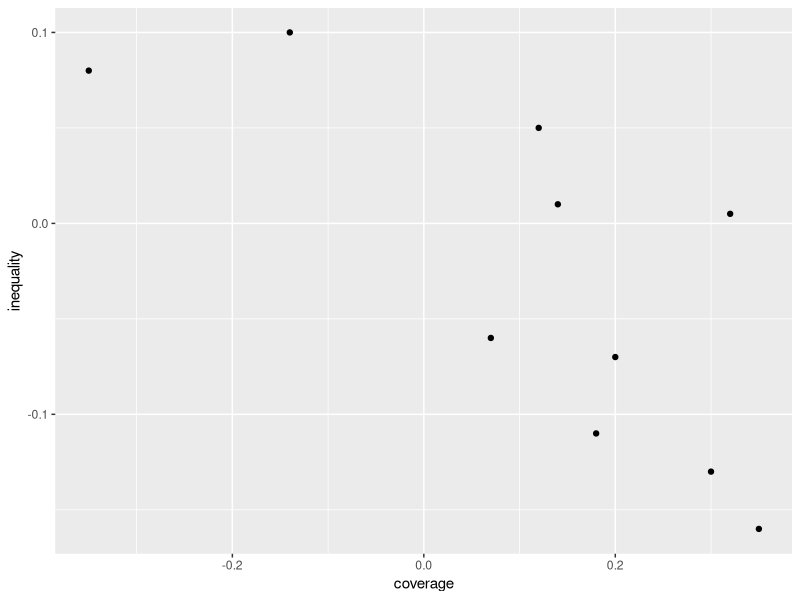
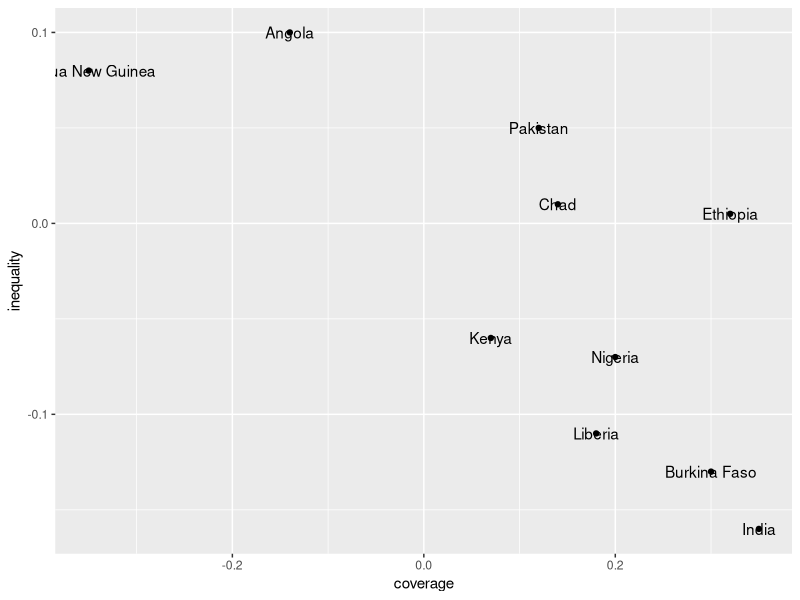
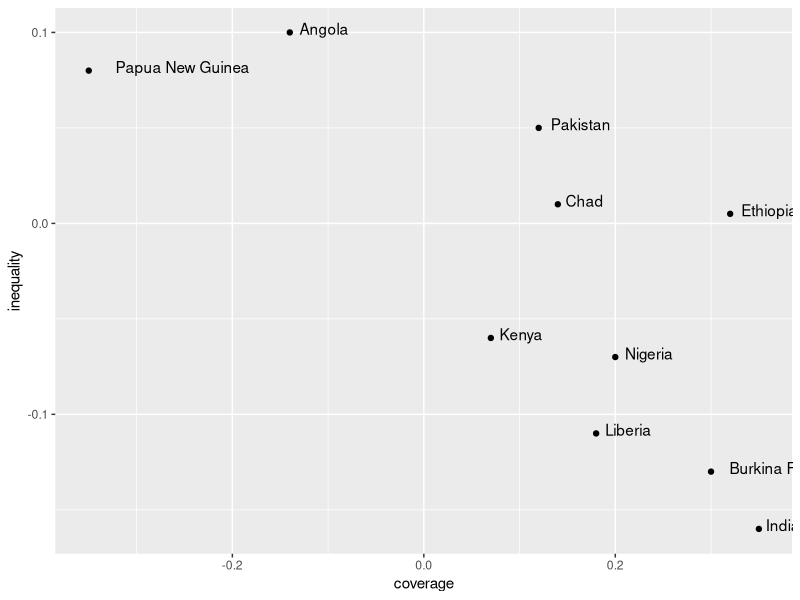
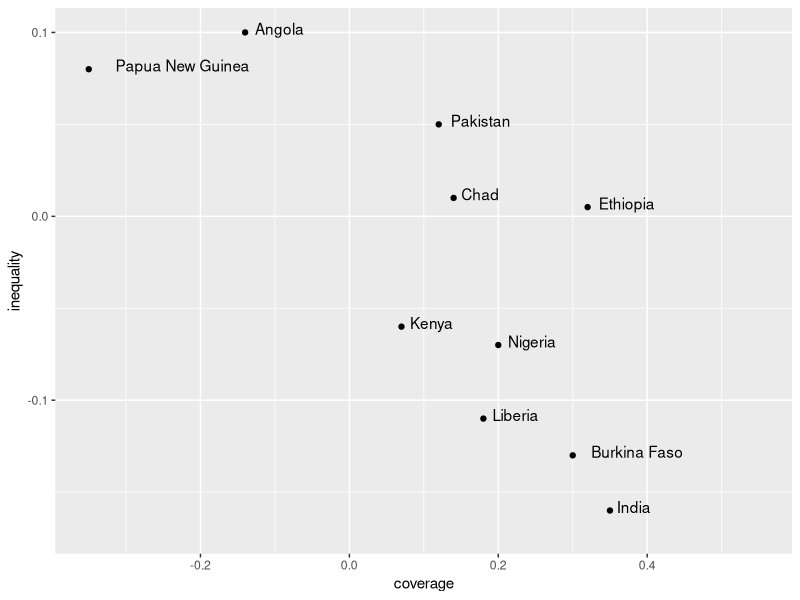
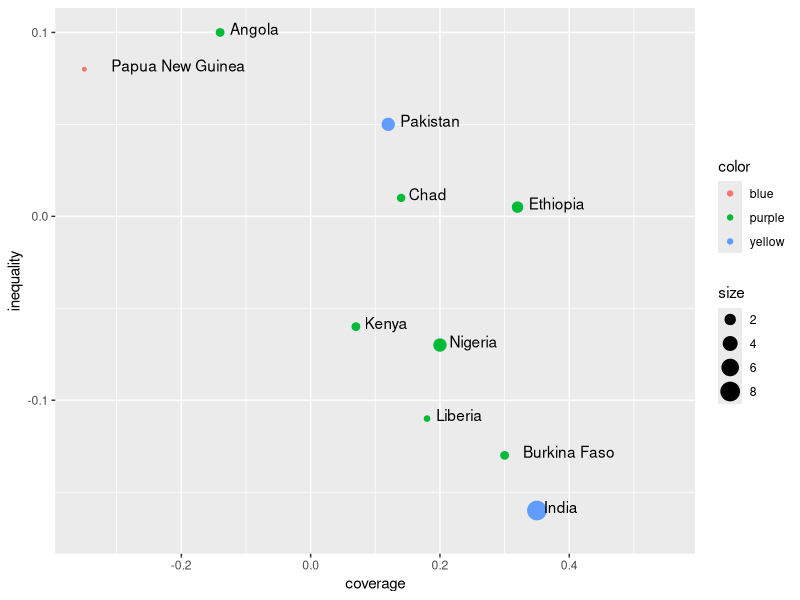
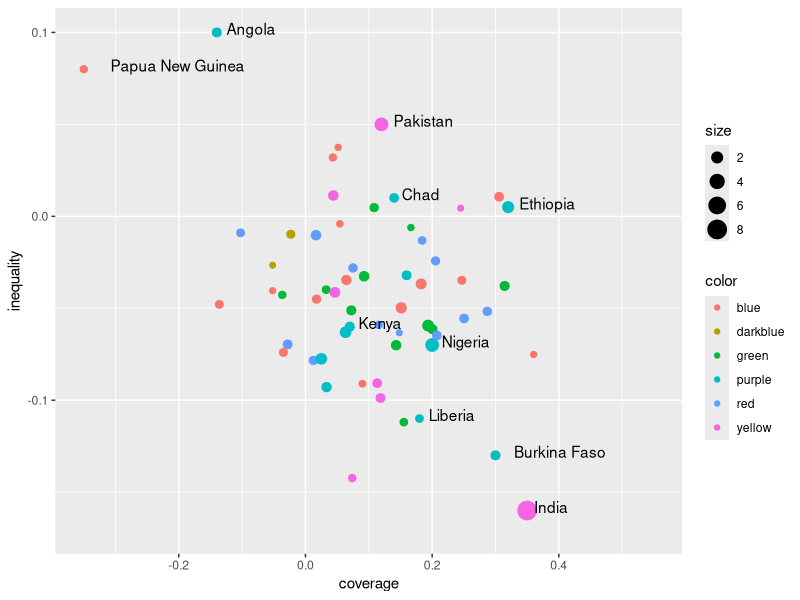
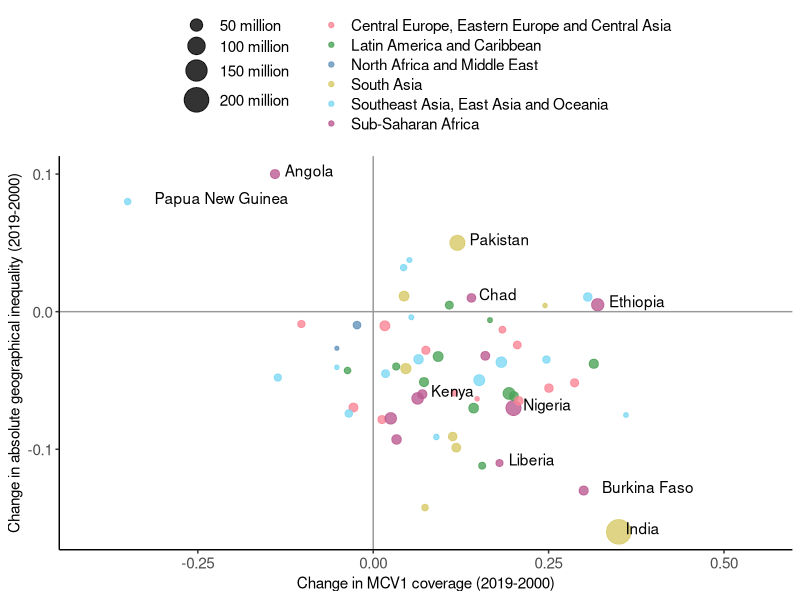
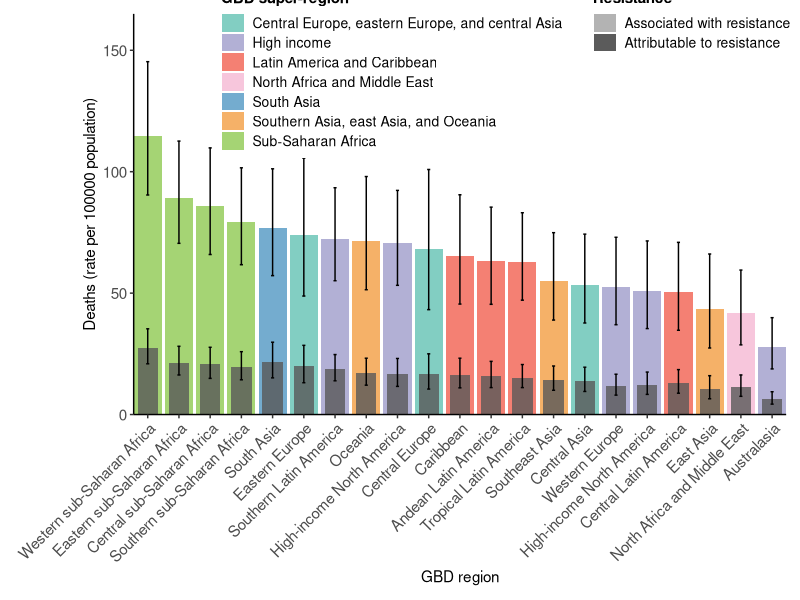

These charts were generated, in order, by the following R code:
## ---- chunk 1
library(dplyr)
library(tidyr)
library(ggplot2)
library(ggsci)
library(cowplot)
## ---- chunk 2
country <- c("Angola", "Papua New Guinea", "Pakistan", "Chad", "Ethiopia", "Kenya", "Nigeria", "Liberia", "Burkina Faso", "India")
coverage <- c(-0.14, -0.35, 0.12, 0.14, 0.32, 0.07, 0.2, 0.18, 0.3, 0.35)
inequality <- c(0.1, 0.08, 0.05, 0.01, 0.005, -0.06, -0.07, -0.11, -0.13, -0.16)
df_plot <- data.frame(country, coverage, inequality)
df_plot
## ---- chunk 3
ggplot(df_plot, aes(x = coverage, y = inequality)) +
  geom_point()
## ---- chunk 4
ggplot(df_plot, aes(x = coverage, y = inequality)) +
  geom_point() +
  geom_text(aes(label = country))
## ---- chunk 5
ggplot(df_plot, aes(x = coverage, y = inequality)) +
  geom_point() +
  geom_text(aes(label = country), hjust = -0.2, vjust = 0.2)
## ---- chunk 6
ggplot(df_plot, aes(x = coverage, y = inequality)) +
  geom_point() +
  geom_text(aes(label = country), hjust = -0.2, vjust = 0.2) +
  xlim(c(-0.35, 0.55)) +
  ylim(c(-0.17, 0.1))
## ---- chunk 7
df_plot$size <- c(1.1, 0.6, 3, 1, 2, 1.1, 3, 0.7, 1.1, 8)
df_plot$color <- c("purple", "blue", "yellow", "purple", "purple", "purple", "purple", "purple", "purple", "yellow")
df_plot
## ---- chunk 8
ggplot(df_plot, aes(x = coverage, y = inequality)) +
  geom_point(aes(size = size, color = color)) +
  geom_text(aes(label = country), hjust = -0.2, vjust = 0.2) +
  xlim(c(-0.35, 0.55)) +
  ylim(c(-0.17, 0.1))
## ---- chunk 9
set.seed(123)
np <- 50
rd <- data.frame(country = rep("", np),
                 coverage = rnorm(n = np, mean = 0.1, sd = 0.12),
                 inequality = rnorm(n = np, mean = -0.05, sd = 0.04),
                 size = rnorm(n = np, mean = 1, sd = 0.4),
                 color = sample(c("red", "green", "darkblue", "yellow", "blue", "purple"), np, replace = T))
head(rd)
## ---- chunk 10
df_plot <- rbind(df_plot, rd)
df_plot$color <- factor(df_plot$color)
ggplot(df_plot, aes(x = coverage, y = inequality)) +
  geom_point(aes(size = size, color = color)) +
  geom_text(aes(label = country), hjust = -0.2, vjust = 0.2) +
  xlim(c(-0.35, 0.55)) +
  ylim(c(-0.17, 0.1))
## ---- chunk 11
#| code-fold: true
#| fig-width: 5.6
#| fig-height: 6.7
#| out-width: "100%"

cols <- c(
  "red" = "#fa8495",
  "green" = "#4ca258",
  "darkblue" = "#6493bb",
  "yellow" = "#d7c968",
  "blue" = "#7dd8f3",
  "purple" = "#bc5c91"
)

ggplot(df_plot, aes(x = coverage, y = inequality)) +
  geom_point(aes(size = size, color = color), alpha = 0.8) +
  geom_text(aes(label = country), hjust = -0.2, vjust = 0.2) +
  geom_vline(xintercept = 0, color = "#999999") +
  geom_hline(yintercept = 0, color = "#999999") +
  scale_x_continuous(breaks = c(-0.25, 0, 0.25, 0.5),
                     limits = c(-0.4, 0.55)) +
  scale_y_continuous(breaks = c(-0.1, 0, 0.1), limits = c(-0.16, 0.1)) +
  scale_size_continuous(
    breaks = c(2, 4, 6, 8),
    labels = c("50 million", "100 million", "150 million", "200 million"),
    range = c(0, 8),
    guide = guide_legend(order = 1)
  ) +
  scale_color_manual(
    values = cols,
    breaks = c("red", "green", "darkblue", "yellow", "blue", "purple"),
    labels = c(
      "Central Europe, Eastern Europe and Central Asia",
      "Latin America and Caribbean",
      "North Africa and Middle East",
      "South Asia",
      "Southeast Asia, East Asia and Oceania",
      "Sub-Saharan Africa"
    ),
    guide = guide_legend(order = 2)
  ) +
  labs(x = "Change in MCV1 coverage (2019-2000)",
       y = "Change in absolute geographical inequality (2019-2000)",
       size = NULL,
       color = NULL) +
  theme_classic() +
  theme(
    legend.position = "top",
    legend.direction = "vertical",
    legend.text = element_text(size = 11),
    legend.key.height = unit(0.5, "cm"),
    axis.text = element_text(size = 11)
  )
## ---- chunk 12
region <- c(1:21)

sup_region <- c(
  "green",
  "green",
  "green",
  "green",
  "blue",
  "turquoise",
  "purple",
  "orange",
  "purple",
  "turquoise",
  "red",
  "red",
  "red",
  "orange",
  "turquoise",
  "purple",
  "purple",
  "red",
  "orange",
  "pink",
  "purple"
)

assoc <- c(114.8, 89.0, 86, 79.4, 76.8, 74.0, 72.3, 71.6, 70.7, 68.0, 65.1, 63.2, 63.0, 54.8, 53.3, 52.5, 51.0, 50.6, 43.3, 42.0, 28.0)

assoc_up <- c(145.3, 112.6, 109.8, 101.6, 101.2, 105.6, 93.4, 98.0, 92.3, 100.9, 90.5, 85.4, 83.1, 74.9, 74.3, 73.0, 71.5, 70.9, 66.1, 59.5, 39.9)

assoc_lo <- c(90.4, 70.5, 65.9, 61.7, 57.2, 48.8, 55.1, 51.4, 53.2, 43.2, 45.5, 45.4, 47.1, 38.9, 37.7, 37.0, 35.4, 34.7, 27.4, 28.7, 18.8)

attr <- c(27.3, 21.4, 20.7, 19.4, 21.5, 19.9, 18.6, 17.0, 16.5, 16.6, 16.2, 15.9, 15.2, 14.4, 13.8, 11.7, 12.3, 13.0, 10.5, 11.2, 6.5)

attr_up <- c(35.3, 28.1, 27.7, 25.9, 29.8, 28.5, 24.7, 23.2, 23.1, 25.0, 23.2, 21.9, 20.6, 20.0,  19.5, 16.6, 17.5, 18.5, 16.0, 16.3, 9.4)

attr_lo <- c(20.9, 16.3, 14.9, 14.3, 15.1, 13.1, 13.9, 12.1, 11.6, 10.5, 11.0, 11.1, 11.1, 10.0, 9.5, 8.0, 8.3, 8.8, 6.5, 7.5, 4.3)

df_plot <- data.frame(region, sup_region, assoc, assoc_up, assoc_lo, attr, attr_up, attr_lo)
## ---- chunk 13
#| code-fold: true
#| fig-width: 8
#| fig-height: 7
#| out-width: "100%"

cols <- c(
  "green" = "#a5d474",
  "orange" = "#f5b168",
  "blue" = "#74accf",
  "pink" = "#f7c6dc",
  "red" = "#f48073",
  "purple" = "#b2b0d5",
  "turquoise" = "#82cec2"
)

df_plot |>
  mutate(region = factor(region),
         sup_region = factor(
           sup_region,
           levels = c("turquoise", "purple", "red", "pink", "blue", "orange", "green")
         )) |>
  ggplot(aes(x = region)) +
  geom_bar(aes(y = assoc, fill = sup_region, alpha = "a"), stat = "identity") +
  geom_bar(aes(y = attr, alpha = "b"), width = 0.65, stat = "identity") +
  geom_errorbar(aes(ymin = assoc_lo, ymax = assoc_up), width = 0.1) +
  geom_errorbar(aes(ymin = attr_lo, ymax = attr_up), width = 0.1) +
  scale_x_discrete(
    expand = c(0, 0),
    labels = c(
      "Western sub-Saharan Africa",
      "Eastern sub-Saharan Africa",
      "Central sub-Saharan Africa",
      "Southern sub-Saharan Africa",
      "South Asia",
      "Eastern Europe",
      "Southern Latin America",
      "Oceania",
      "High-income North America",
      "Central Europe",
      "Caribbean",
      "Andean Latin America",
      "Tropical Latin America",
      "Southeast Asia",
      "Central Asia",
      "Western Europe",
      "High-income North America",
      "Central Latin America",
      "East Asia",
      "North Africa and Middle East",
      "Australasia"
    )
  ) +
  scale_y_continuous(
    limits = c(0, 165),
    breaks = c(0, 50, 100, 150),
    expand = c(0, 0)
  ) +
  scale_fill_manual(
    values = cols,
    labels = c(
      "Central Europe, eastern Europe, and central Asia",
      "High income",
      "Latin America and Caribbean",
      "North Africa and Middle East",
      "South Asia",
      "Southern Asia, east Asia, and Oceania",
      "Sub-Saharan Africa"
    ),
    guide = guide_legend(order = 1)
  ) +
  scale_alpha_discrete(
    range = c(1, 0.8),
    guide = guide_legend(override.aes = list(fill = c("gray70", "gray20")), order = 2),
    labels = c("Associated with resistance", "Attributable to resistance")
  ) +
  labs(x = "GBD region",
       y = "Deaths (rate per 100000 population)",
       fill = "GBD super-region",
       alpha = "Resistance") +
  theme_classic() +
  theme(
    axis.text = element_text(size = 11),
    axis.text.x = element_text(angle = 45, hjust = 1),
    legend.position = c(0.57, 0.86),
    legend.box = "horizontal",
    legend.key.height = unit(0.5, "cm"),
    legend.text = element_text(size = 10),
    legend.title = element_text(face = "bold"),
    plot.margin = margin(10, 10, 10, 60)
  )
